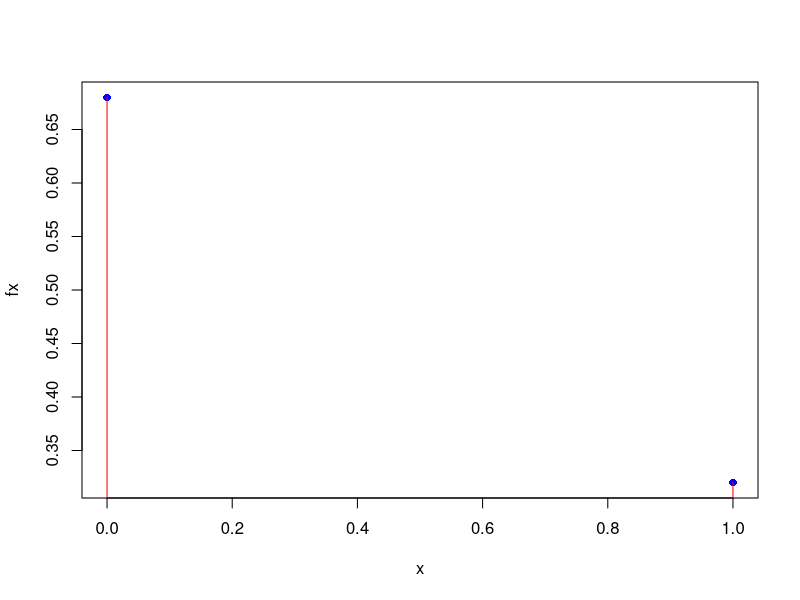
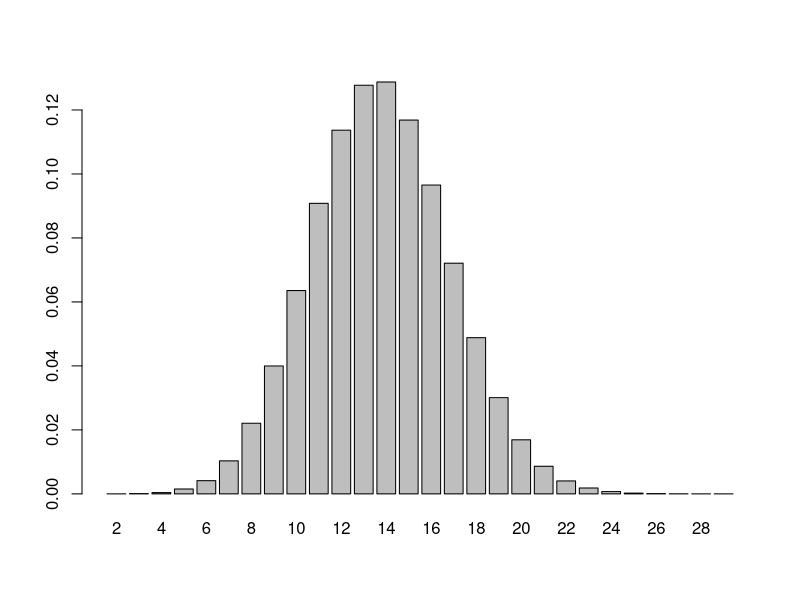

R code for these plots, in order: (Note: this script raises an error after producing the figures.)
#Solucion Pregunta 1

x <- c(0,1) #vector definit
fx <- c(0.68,0.32)

#tabla de probavilidad
cbind(x,fx)
plot(x,fx, pch=16, col="blue")
lines(x,fx,type="h", col="red") #linia de la grafica

mu <- sum(x*fx)
mu

sigmasq <- sum((x-mu)^2*fx) #formula bernoulli
sigmasq


x
fx

n <- 43
Y <- function(i){sum(sample(x,n,prob=fx, replace=TRUE))}

#bucle
m <- 400000
muestra <- sapply(1:m,Y)
fi <- table(muestra)/m
fi
#frecuencias relativas
data.frame(fi, Fi=cumsum(fi))
 
barplot(fi)

###
#tabla de prob
data.frame(Y=0:43,Prob=dbinom(y,43,0.32))
y <- 0:43
fy <- dbinom(y,43,0.32)
plot(y, fy, pch=19, col="black")
lines(y,fy,col="red",type="h")
#####
y <- 0:44
df <- data.frame()
Pi <- dbinom(y,44,0.32)
Fi <- cumsum(Pi)

cbind(y,Pi,Fi)

plot(y, Fi, type="s", col="red")
#PART3
x <- 0:24
Pi <- dbinom(x,24,0.68)

mu <- sum(x*Pi)/n
mu
sum((x-mu)^2*Pi)

Fi <- cumsum(Pi)
qbinom(0.25,0.24,0.68)# F^-1






